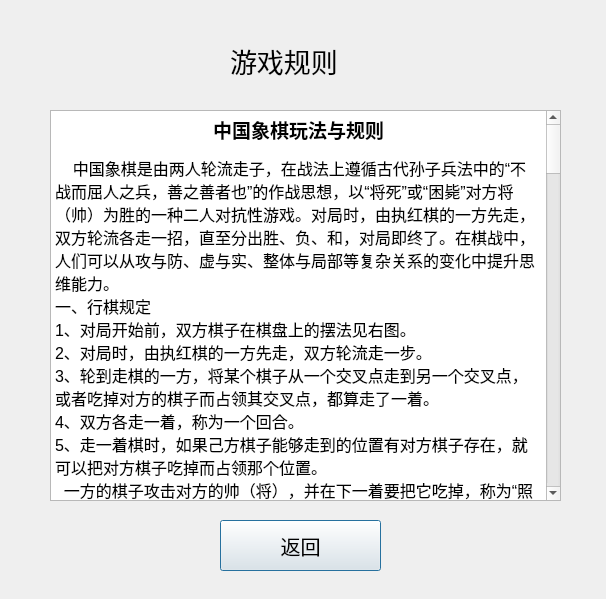
<?xml version="1.0" encoding="UTF-8"?>
<ui version="4.0">
 <class>Rule</class>
 <widget class="QDialog" name="Rule">
  <property name="geometry">
   <rect>
    <x>0</x>
    <y>0</y>
    <width>606</width>
    <height>599</height>
   </rect>
  </property>
  <property name="windowTitle">
   <string>游戏规则</string>
  </property>
  <widget class="QLabel" name="label">
   <property name="geometry">
    <rect>
     <x>230</x>
     <y>20</y>
     <width>171</width>
     <height>81</height>
    </rect>
   </property>
   <property name="font">
    <font>
     <pointsize>20</pointsize>
    </font>
   </property>
   <property name="text">
    <string>游戏规则</string>
   </property>
  </widget>
  <widget class="QTextBrowser" name="textBrowser">
   <property name="geometry">
    <rect>
     <x>50</x>
     <y>110</y>
     <width>511</width>
     <height>391</height>
    </rect>
   </property>
   <property name="html">
    <string>&lt;!DOCTYPE HTML PUBLIC &quot;-//W3C//DTD HTML 4.0//EN&quot; &quot;http://www.w3.org/TR/REC-html40/strict.dtd&quot;&gt;
&lt;html&gt;&lt;head&gt;&lt;meta name=&quot;qrichtext&quot; content=&quot;1&quot; /&gt;&lt;meta charset=&quot;utf-8&quot; /&gt;&lt;style type=&quot;text/css&quot;&gt;
p, li { white-space: pre-wrap; }
hr { height: 1px; border-width: 0; }
li.unchecked::marker { content: &quot;\2610&quot;; }
li.checked::marker { content: &quot;\2612&quot;; }
&lt;/style&gt;&lt;/head&gt;&lt;body style=&quot; font-family:'Microsoft YaHei UI'; font-size:9pt; font-weight:400; font-style:normal;&quot;&gt;
&lt;p align=&quot;center&quot; style=&quot; margin-top:12px; margin-bottom:12px; margin-left:0px; margin-right:0px; -qt-block-indent:0; text-indent:0px;&quot;&gt;&lt;span style=&quot; font-family:'宋体'; font-size:14pt; font-weight:700;&quot;&gt;中国象棋玩法与规则&lt;/span&gt;&lt;/p&gt;
&lt;p style=&quot; margin-top:12px; margin-bottom:12px; margin-left:0px; margin-right:0px; -qt-block-indent:0; text-indent:0px;&quot;&gt;&lt;span style=&quot; font-family:'宋体'; font-size:12pt;&quot;&gt;    中国象棋是由两人轮流走子，在战法上遵循古代孙子兵法中的“不战而屈人之兵，善之善者也”的作战思想，以“将死”或“困毙”对方将（帅）为胜的一种二人对抗性游戏。对局时，由执红棋的一方先走，双方轮流各走一招，直至分出胜、负、和，对局即终了。在棋战中，人们可以从攻与防、虚与实、整体与局部等复杂关系的变化中提升思维能力。&lt;br /&gt;一、行棋规定&lt;br /&gt;1、对局开始前，双方棋子在棋盘上的摆法见右图。&lt;br /&gt;2、对局时，由执红棋的一方先走，双方轮流走一步。&lt;br /&gt;3、轮到走棋的一方，将某个棋子从一个交叉点走到另一个交叉点，或者吃掉对方的棋子而占领其交叉点，都算走了一着。&lt;br /&gt;4、双方各走一着，称为一个回合。&lt;br /&gt;5、走一着棋时，如果己方棋子能够走到的位置有对方棋子存在，就可以把对方棋子吃掉而占领那个位置。&lt;br /&gt;  一方的棋子攻击对方的帅（将），并在下一着要把它吃掉，称为“照将”，或简称“将”。“照将”不必声明。被“照将”的一方必须立即“应将”，即用自己的着法去化解被“将”的状态。如果被“照将”而无法“应将”，就算被“将死”。&lt;/span&gt;&lt;/p&gt;
&lt;p style=&quot; margin-top:12px; margin-bottom:12px; margin-left:0px; margin-right:0px; -qt-block-indent:0; text-indent:0px;&quot;&gt;&lt;span style=&quot; font-family:'宋体'; font-size:12pt;&quot;&gt;二、棋子玩法&lt;/span&gt;&lt;/p&gt;
&lt;p style=&quot; margin-top:12px; margin-bottom:12px; margin-left:0px; margin-right:0px; -qt-block-indent:0; text-indent:0px;&quot;&gt;&lt;span style=&quot; font-family:'宋体'; font-size:12pt;&quot;&gt;1、将或帅：&lt;/span&gt;&lt;/p&gt;
&lt;p style=&quot; margin-top:12px; margin-bottom:12px; margin-left:0px; margin-right:0px; -qt-block-indent:0; text-indent:0px;&quot;&gt;&lt;span style=&quot; font-family:'宋体'; font-size:12pt;&quot;&gt;移动范围：它只能在王宫内移动。&lt;/span&gt;&lt;/p&gt;
&lt;p style=&quot; margin-top:12px; margin-bottom:12px; margin-left:0px; margin-right:0px; -qt-block-indent:0; text-indent:0px;&quot;&gt;&lt;span style=&quot; font-family:'宋体'; font-size:12pt;&quot;&gt;移动规则：它每一步只可以水平或垂直移动一点。&lt;/span&gt;&lt;/p&gt;
&lt;p style=&quot; margin-top:12px; margin-bottom:12px; margin-left:0px; margin-right:0px; -qt-block-indent:0; text-indent:0px;&quot;&gt;&lt;span style=&quot; font-family:'宋体'; font-size:12pt;&quot;&gt;2、士：&lt;/span&gt;&lt;/p&gt;
&lt;p style=&quot; margin-top:12px; margin-bottom:12px; margin-left:0px; margin-right:0px; -qt-block-indent:0; text-indent:0px;&quot;&gt;&lt;span style=&quot; font-family:'宋体'; font-size:12pt;&quot;&gt;移动范围：它只能在王宫内移动。&lt;/span&gt;&lt;/p&gt;
&lt;p style=&quot; margin-top:12px; margin-bottom:12px; margin-left:0px; margin-right:0px; -qt-block-indent:0; text-indent:0px;&quot;&gt;&lt;span style=&quot; font-family:'宋体'; font-size:12pt;&quot;&gt;移动规则：它每一步只可以沿对角线方向移动一点。&lt;/span&gt;&lt;/p&gt;
&lt;p style=&quot; margin-top:12px; margin-bottom:12px; margin-left:0px; margin-right:0px; -qt-block-indent:0; text-indent:0px;&quot;&gt;&lt;span style=&quot; font-family:'宋体'; font-size:12pt;&quot;&gt;3、象或相：&lt;/span&gt;&lt;/p&gt;
&lt;p style=&quot; margin-top:12px; margin-bottom:12px; margin-left:0px; margin-right:0px; -qt-block-indent:0; text-indent:0px;&quot;&gt;&lt;span style=&quot; font-family:'宋体'; font-size:12pt;&quot;&gt;移动范围：河界的一侧。&lt;/span&gt;&lt;/p&gt;
&lt;p style=&quot; margin-top:12px; margin-bottom:12px; margin-left:0px; margin-right:0px; -qt-block-indent:0; text-indent:0px;&quot;&gt;&lt;span style=&quot; font-family:'宋体'; font-size:12pt;&quot;&gt;移动规则：它每一步只可以沿对角线方向移动两点，另外，在移动的过程中不能够穿越障碍。&lt;/span&gt;&lt;/p&gt;
&lt;p style=&quot; margin-top:12px; margin-bottom:12px; margin-left:0px; margin-right:0px; -qt-block-indent:0; text-indent:0px;&quot;&gt;&lt;span style=&quot; font-family:'宋体'; font-size:12pt;&quot;&gt;4、马：&lt;/span&gt;&lt;/p&gt;
&lt;p style=&quot; margin-top:12px; margin-bottom:12px; margin-left:0px; margin-right:0px; -qt-block-indent:0; text-indent:0px;&quot;&gt;&lt;span style=&quot; font-family:'宋体'; font-size:12pt;&quot;&gt;移动范围：任何位置&lt;/span&gt;&lt;/p&gt;
&lt;p style=&quot; margin-top:12px; margin-bottom:12px; margin-left:0px; margin-right:0px; -qt-block-indent:0; text-indent:0px;&quot;&gt;&lt;span style=&quot; font-family:'宋体'; font-size:12pt;&quot;&gt;移动规则：每一步只可以水平或垂直移动一点，再按对角线方面向左或者右移动。另外，在移动的过程中不能够穿越障碍。&lt;/span&gt;&lt;/p&gt;
&lt;p style=&quot; margin-top:12px; margin-bottom:12px; margin-left:0px; margin-right:0px; -qt-block-indent:0; text-indent:0px;&quot;&gt;&lt;span style=&quot; font-family:'宋体'; font-size:12pt;&quot;&gt;5、车：&lt;/span&gt;&lt;/p&gt;
&lt;p style=&quot; margin-top:12px; margin-bottom:12px; margin-left:0px; margin-right:0px; -qt-block-indent:0; text-indent:0px;&quot;&gt;&lt;span style=&quot; font-family:'宋体'; font-size:12pt;&quot;&gt;移动范围：任何位置&lt;/span&gt;&lt;/p&gt;
&lt;p style=&quot; margin-top:12px; margin-bottom:12px; margin-left:0px; margin-right:0px; -qt-block-indent:0; text-indent:0px;&quot;&gt;&lt;span style=&quot; font-family:'宋体'; font-size:12pt;&quot;&gt;移动规则：可以水平或垂直方向移动任意个无阻碍的点。&lt;/span&gt;&lt;/p&gt;
&lt;p style=&quot; margin-top:12px; margin-bottom:12px; margin-left:0px; margin-right:0px; -qt-block-indent:0; text-indent:0px;&quot;&gt;&lt;span style=&quot; font-family:'宋体'; font-size:12pt;&quot;&gt;6、炮：&lt;/span&gt;&lt;/p&gt;
&lt;p style=&quot; margin-top:12px; margin-bottom:12px; margin-left:0px; margin-right:0px; -qt-block-indent:0; text-indent:0px;&quot;&gt;&lt;span style=&quot; font-family:'宋体'; font-size:12pt;&quot;&gt;移动范围：任何位置&lt;/span&gt;&lt;/p&gt;
&lt;p style=&quot; margin-top:12px; margin-bottom:12px; margin-left:0px; margin-right:0px; -qt-block-indent:0; text-indent:0px;&quot;&gt;&lt;span style=&quot; font-family:'宋体'; font-size:12pt;&quot;&gt;移动规则：移动起来和车很相似，但它必须跳过一个棋子来吃掉对方的一个棋子。&lt;/span&gt;&lt;/p&gt;
&lt;p style=&quot; margin-top:12px; margin-bottom:12px; margin-left:0px; margin-right:0px; -qt-block-indent:0; text-indent:0px;&quot;&gt;&lt;span style=&quot; font-family:'宋体'; font-size:12pt;&quot;&gt;7、兵或卒：&lt;/span&gt;&lt;/p&gt;
&lt;p style=&quot; margin-top:12px; margin-bottom:12px; margin-left:0px; margin-right:0px; -qt-block-indent:0; text-indent:0px;&quot;&gt;&lt;span style=&quot; font-family:'宋体'; font-size:12pt;&quot;&gt;移动范围：任何位置&lt;/span&gt;&lt;/p&gt;
&lt;p style=&quot; margin-top:12px; margin-bottom:12px; margin-left:0px; margin-right:0px; -qt-block-indent:0; text-indent:0px;&quot;&gt;&lt;span style=&quot; font-family:'宋体'; font-size:12pt;&quot;&gt;移动规则：每步只能向前移动一点。过河以后，它便增加了向左右移动的能力，兵不允许向后移动。&lt;br /&gt;三、棋例总纲&lt;br /&gt;1、棋例释义&lt;br /&gt;（1）对局中有时出现双方着法循环不变的重复局面。据以裁处这种局面的规则条例，称为《棋例》。&lt;br /&gt;（2）长将、长杀、长捉、一将一杀、一将一捉、一杀一捉等循环重复的攻击手段，统称为“禁止着法”。&lt;br /&gt;（3）闲着（含：兑、献、拦、跟）、数将一闲、数杀一闲、数捉一闲等着法，无论是否重复，统称为“允许着法”。&lt;br /&gt;（4）车、马、炮、过河兵（卒）、士、相（象），均算“子力”。帅（将）、未过河兵（卒），不算“子力”。“子力”简称“子”。&lt;br /&gt;（5）子力价值是衡量子力得失的尺度，也是判断是否“捉子”的依据之一。原则上，一车相当于双马、双炮或一马一炮；马炮相等；士相（象）相等；过河兵（卒）价值浮动，一兵换取数子或一子换取数兵均不算得子。&lt;br /&gt;2、棋例总则&lt;br /&gt;（1）在任何情况下，均不允许单方面长将。&lt;br /&gt;（2）双方均为允许着法，双方不变作和。&lt;br /&gt;（3）双方均为禁止着法（不包括一方为长将），双方不变作和。&lt;br /&gt;（4）一方为禁止着法，另一方为允许着法，应由前者变着，不变判负。&lt;br /&gt;3、棋例通则&lt;br /&gt;（1）允许帅（将）本身步步叫吃对方的棋子，按闲着处理。&lt;br /&gt;（2）其他棋子和帅（将）同时捉吃或借帅（将）之力捉吃对方的棋子，均按捉处理。&lt;br /&gt;（3）兵（卒）本身捉吃对方的棋子（不含将杀），按闲处理；如形成相互长打局面，则应按捉处理。&lt;br /&gt;（4）占据防守要点，立即构成简明和棋，附带产生的捉士相（象），按闲处理。&lt;br /&gt;（5）凡走子兼具多种作用时，应从重称呼和裁处。如杀兼捉，按杀；捉兼况，按捉等，依此类推。&lt;br /&gt;4、棋例细则&lt;br /&gt;（1）在任何情况下，均不许可单方面长将。&lt;br /&gt;（2）凡是走子前不存在捉，而走子后造成捉的（即从没捉到捉），一律按捉处理。&lt;br /&gt;（3）凡走子吵洞后，预计下一着能在子力价值上构成得子者，均按捉处理。&lt;br /&gt;（4）凡用作为根的子捉吃对方的子，也按捉处理。&lt;br /&gt;（5）凡捉子兼具兑献。送吃，也按捉处理。&lt;br /&gt;（6）凡是原来已经升兆枯捉着子的子或相关子，走动后无新的捉子行为（即从捉到捉）均捉闲着处理。&lt;br /&gt;（7）凡形式上捉子，一旦吃子立即会被对方将死者,均闲着处理。&lt;br /&gt;（8）双方均为禁止着法（不包括单方面长将），双方不变作和。&lt;br /&gt;（9）其他棋子和帅（将）同时捉吃对方的棋子，均按捉处理。&lt;br /&gt;（10）过河兵（卒）子力价值浮动。&lt;br /&gt;（11）发生互打时，兵（卒）叫吃子均按捉处理。&lt;br /&gt;（12）凡走子兼具多种作用，从重定性。&lt;br /&gt;（13）占据防守要点，立即形成简明和棋,附带产生的捉士、相（象），按闲处理。&lt;br /&gt;5、胜负规则&lt;br /&gt;对局中猜陵，出现下列情况之一，本方算输，对方赢：&lt;br /&gt;（1）己方的帅（将）被对方棋子将死或吃掉；&lt;br /&gt;（2）己方无子可走（被困毙）；&lt;br /&gt;（3）己方对对方“长将”或“长捉”；&lt;br /&gt;（4）己方发出认输请求；&lt;br /&gt;（5）有步时要求的，己方走棋超出步时限制；&lt;br /&gt;（6）有时间要求的，超过规定时间；&lt;br /&gt;（7）违反比赛规则。&lt;br /&gt;6、和棋&lt;br /&gt;出现下列情况之一，为和棋：&lt;br /&gt;（1）双方均无可能取胜的简单局势；&lt;br /&gt;（2）一方提议作和，另一方表示同意；&lt;br /&gt;（3）双方走棋出现循环反复三次，符合《棋例》中“不变作和”的有关规定；&lt;br /&gt;（4）符合自然限着的回合规定，即在连续60个回合中（也可根据比赛等级酌减），双方都没有吃过一个棋子。&lt;/span&gt;&lt;/p&gt;
&lt;p style=&quot; margin-top:12px; margin-bottom:12px; margin-left:0px; margin-right:0px; -qt-block-indent:0; text-indent:0px;&quot;&gt;&lt;span style=&quot; font-family:'Calibri'; font-size:10.5pt;&quot;&gt; &lt;/span&gt;&lt;/p&gt;&lt;/body&gt;&lt;/html&gt;</string>
   </property>
  </widget>
  <widget class="QPushButton" name="returnBeginning">
   <property name="geometry">
    <rect>
     <x>220</x>
     <y>520</y>
     <width>161</width>
     <height>51</height>
    </rect>
   </property>
   <property name="font">
    <font>
     <pointsize>15</pointsize>
    </font>
   </property>
   <property name="text">
    <string>返回</string>
   </property>
  </widget>
 </widget>
 <resources/>
 <connections/>
</ui>
